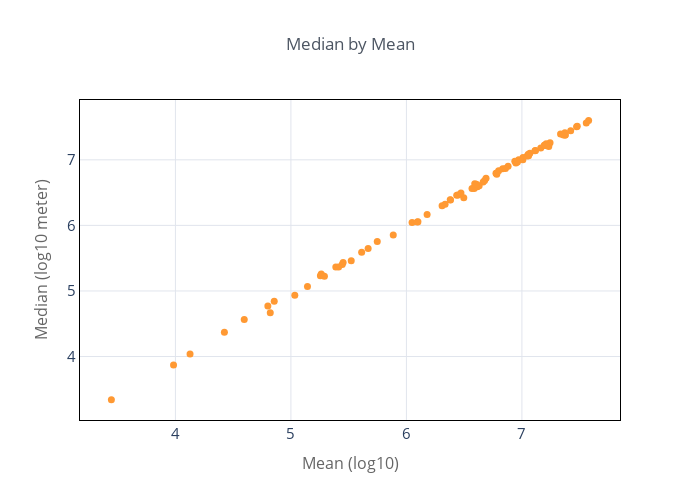

Notebook source saved alongside this figure:
### Code cell
stats_c['50%_log10'] = stats_c['50%'].apply(np.log10)
stats_c.set_index('mean_log10')['50%_log10'].iplot(
    mode='markers', size=7, theme='custom', title='Median by Mean',
                          xTitle='Mean (log10)', yTitle='Median (log10 meter)')

### Figure 1 — Plotly figure (JSON) as saved in the notebook; plotly's stock layout.template omitted (floating-point values rounded to 4 significant figures)
{"data": [{"line": {"color": "rgba(255, 153, 51, 1.0)", "dash": "solid", "shape": "linear", "width": 2}, "marker": {"size": 7, "symbol": "circle"}, "mode": "markers", "name": "50%_log10", "text": "", "type": "scatter", "x": [6.614, 6.606, 6.948, 4.596, 4.821, 7.069, 7.163, 3.446, 7.046, 5.452, 6.568, 7.203, 7.055, 6.63, 6.664, 3.984, 4.856, 6.497, 5.612, 5.522, 5.034, 6.335, 5.669, 5.389, 7.196, 7.232, 5.886, 5.444, 7.357, 6.435, 7.375, 4.424, 7.113, 7.578, 6.972, 6.775, 6.591, 6.833, 5.748, 5.263, 6.88, 6.939, 6.381, 7.194, 4.127, 5.143, 7.368, 6.1, 6.782, 7.008, 4.8, 7.375, 7.334, 5.413, 6.587, 5.255, 7.422, 6.689, 7.244, 7.052, 7.36, 7.473, 6.179, 7.372, 6.379, 7.479, 6.858, 6.049, 7.21, 6.677, 6.094, 6.798, 7.557, 7.058, 6.607, 6.961, 6.448, 6.309, 6.78, 7.118, 7.207, 6.472, 5.29, 7.009], "y": [6.589, 6.602, 6.953, 4.566, 4.668, 7.101, 7.18, 3.343, 7.057, 5.436, 6.564, 7.221, 7.086, 6.606, 6.66, 3.869, 4.842, 6.423, 5.589, 5.462, 4.936, 6.323, 5.648, 5.366, 7.221, 7.205, 5.855, 5.404, 7.388, 6.462, 7.38, 4.372, 7.14, 7.602, 7.003, 6.795, 6.636, 6.863, 5.754, 5.26, 6.902, 6.978, 6.386, 7.222, 4.04, 5.067, 7.385, 6.055, 6.78, 7.002, 4.771, 7.38, 7.392, 5.366, 6.563, 5.233, 7.444, 6.719, 7.262, 7.069, 7.38, 7.506, 6.168, 7.414, 6.39, 7.513, 6.869, 6.045, 7.247, 6.685, 6.05, 6.834, 7.561, 7.064, 6.626, 6.968, 6.464, 6.299, 6.796, 7.144, 7.217, 6.493, 5.224, 7.036]}], "layout": {"height": 500, "legend": {"bgcolor": "#FFFFFF", "bordercolor": "#444444", "borderwidth": 0, "font": {"size": 12}, "itemclick": "toggle", "itemdoubleclick": "toggleothers", "itemsizing": "trace", "traceorder": "normal"}, "paper_bgcolor": "#FFFFFF", "plot_bgcolor": "#FFFFFF", "title": {"font": {"color": "#4D5663", "size": 17}, "text": "Median by Mean", "x": 0.5}, "width": 700, "xaxis": {"automargin": true, "gridcolor": "#E1E5ED", "linecolor": "#000000", "mirror": "ticks", "showline": true, "tickfont": {"size": 15}, "title": {"font": {"color": "#666666", "size": 16}, "text": "Mean (log10)"}, "zerolinecolor": "#000000", "zerolinewidth": 2}, "yaxis": {"automargin": true, "gridcolor": "#E1E5ED", "linecolor": "#000000", "mirror": "ticks", "showline": true, "tickfont": {"size": 15}, "title": {"font": {"color": "#666666", "size": 16}, "text": "Median (log10 meter)"}, "zerolinecolor": "#000000", "zerolinewidth": 2}}}
